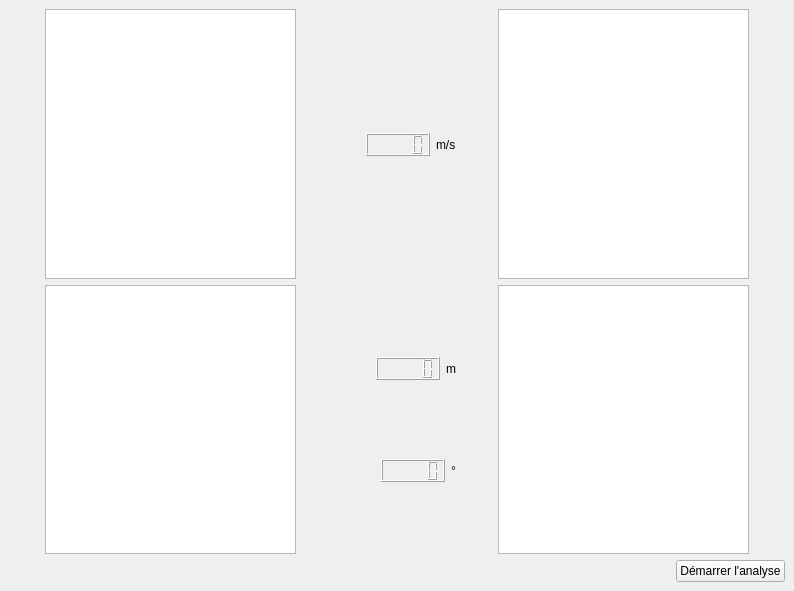
<?xml version="1.0" encoding="UTF-8"?>
<ui version="4.0">
 <class>MainWindow</class>
 <widget class="QMainWindow" name="MainWindow">
  <property name="geometry">
   <rect>
    <x>0</x>
    <y>0</y>
    <width>794</width>
    <height>591</height>
   </rect>
  </property>
  <property name="windowTitle">
   <string>MainWindow</string>
  </property>
  <widget class="QWidget" name="centralwidget">
   <layout class="QGridLayout" name="gridLayout_5">
    <item row="0" column="0">
     <layout class="QHBoxLayout" name="speedLayout">
      <item>
       <spacer name="horizontalSpacer_11">
        <property name="orientation">
         <enum>Qt::Horizontal</enum>
        </property>
        <property name="sizeHint" stdset="0">
         <size>
          <width>40</width>
          <height>20</height>
         </size>
        </property>
       </spacer>
      </item>
      <item>
       <widget class="QGraphicsView" name="speedGraph"/>
      </item>
      <item>
       <spacer name="horizontalSpacer_4">
        <property name="orientation">
         <enum>Qt::Horizontal</enum>
        </property>
        <property name="sizeHint" stdset="0">
         <size>
          <width>40</width>
          <height>20</height>
         </size>
        </property>
       </spacer>
      </item>
     </layout>
    </item>
    <item row="0" column="1">
     <layout class="QVBoxLayout" name="vSpeedLayout">
      <item>
       <spacer name="verticalSpacer_5">
        <property name="orientation">
         <enum>Qt::Vertical</enum>
        </property>
        <property name="sizeHint" stdset="0">
         <size>
          <width>20</width>
          <height>40</height>
         </size>
        </property>
       </spacer>
      </item>
      <item>
       <layout class="QHBoxLayout" name="hSpeedLayout">
        <item>
         <spacer name="horizontalSpacer_2">
          <property name="orientation">
           <enum>Qt::Horizontal</enum>
          </property>
          <property name="sizeHint" stdset="0">
           <size>
            <width>40</width>
            <height>20</height>
           </size>
          </property>
         </spacer>
        </item>
        <item>
         <widget class="QLCDNumber" name="speedLCD"/>
        </item>
        <item>
         <widget class="QLabel" name="speedLabel">
          <property name="text">
           <string>m/s</string>
          </property>
         </widget>
        </item>
       </layout>
      </item>
      <item>
       <spacer name="verticalSpacer_4">
        <property name="orientation">
         <enum>Qt::Vertical</enum>
        </property>
        <property name="sizeHint" stdset="0">
         <size>
          <width>20</width>
          <height>40</height>
         </size>
        </property>
       </spacer>
      </item>
     </layout>
    </item>
    <item row="0" column="2">
     <layout class="QHBoxLayout" name="mapLayout">
      <item>
       <spacer name="horizontalSpacer_3">
        <property name="orientation">
         <enum>Qt::Horizontal</enum>
        </property>
        <property name="sizeHint" stdset="0">
         <size>
          <width>40</width>
          <height>20</height>
         </size>
        </property>
       </spacer>
      </item>
      <item>
       <widget class="QGraphicsView" name="mapGraph"/>
      </item>
      <item>
       <spacer name="horizontalSpacer_12">
        <property name="orientation">
         <enum>Qt::Horizontal</enum>
        </property>
        <property name="sizeHint" stdset="0">
         <size>
          <width>40</width>
          <height>20</height>
         </size>
        </property>
       </spacer>
      </item>
     </layout>
    </item>
    <item row="1" column="0">
     <layout class="QHBoxLayout" name="heightLayout">
      <item>
       <spacer name="horizontalSpacer_9">
        <property name="orientation">
         <enum>Qt::Horizontal</enum>
        </property>
        <property name="sizeHint" stdset="0">
         <size>
          <width>40</width>
          <height>20</height>
         </size>
        </property>
       </spacer>
      </item>
      <item>
       <widget class="QGraphicsView" name="heightGraph"/>
      </item>
      <item>
       <spacer name="horizontalSpacer_6">
        <property name="orientation">
         <enum>Qt::Horizontal</enum>
        </property>
        <property name="sizeHint" stdset="0">
         <size>
          <width>40</width>
          <height>20</height>
         </size>
        </property>
       </spacer>
      </item>
     </layout>
    </item>
    <item row="1" column="1">
     <layout class="QGridLayout" name="instantSpeedAngleLay">
      <item row="1" column="0">
       <layout class="QHBoxLayout" name="instantHeightLay">
        <item>
         <spacer name="horizontalSpacer_7">
          <property name="orientation">
           <enum>Qt::Horizontal</enum>
          </property>
          <property name="sizeHint" stdset="0">
           <size>
            <width>40</width>
            <height>20</height>
           </size>
          </property>
         </spacer>
        </item>
        <item>
         <widget class="QLCDNumber" name="heightLCD"/>
        </item>
        <item>
         <widget class="QLabel" name="heightLabel">
          <property name="text">
           <string>m</string>
          </property>
         </widget>
        </item>
       </layout>
      </item>
      <item row="0" column="0">
       <spacer name="verticalSpacer">
        <property name="orientation">
         <enum>Qt::Vertical</enum>
        </property>
        <property name="sizeHint" stdset="0">
         <size>
          <width>20</width>
          <height>40</height>
         </size>
        </property>
       </spacer>
      </item>
      <item row="3" column="0">
       <layout class="QHBoxLayout" name="instantAngleLay">
        <item>
         <spacer name="horizontalSpacer_8">
          <property name="orientation">
           <enum>Qt::Horizontal</enum>
          </property>
          <property name="sizeHint" stdset="0">
           <size>
            <width>40</width>
            <height>20</height>
           </size>
          </property>
         </spacer>
        </item>
        <item>
         <widget class="QLCDNumber" name="angleLCD"/>
        </item>
        <item>
         <widget class="QLabel" name="angleLabel">
          <property name="text">
           <string>°</string>
          </property>
         </widget>
        </item>
       </layout>
      </item>
      <item row="2" column="0">
       <spacer name="verticalSpacer_2">
        <property name="orientation">
         <enum>Qt::Vertical</enum>
        </property>
        <property name="sizeHint" stdset="0">
         <size>
          <width>20</width>
          <height>40</height>
         </size>
        </property>
       </spacer>
      </item>
      <item row="4" column="0">
       <spacer name="verticalSpacer_3">
        <property name="orientation">
         <enum>Qt::Vertical</enum>
        </property>
        <property name="sizeHint" stdset="0">
         <size>
          <width>20</width>
          <height>40</height>
         </size>
        </property>
       </spacer>
      </item>
     </layout>
    </item>
    <item row="1" column="2">
     <layout class="QHBoxLayout" name="angleLayout">
      <item>
       <spacer name="horizontalSpacer_5">
        <property name="orientation">
         <enum>Qt::Horizontal</enum>
        </property>
        <property name="sizeHint" stdset="0">
         <size>
          <width>40</width>
          <height>20</height>
         </size>
        </property>
       </spacer>
      </item>
      <item>
       <widget class="QGraphicsView" name="angleGraph"/>
      </item>
      <item>
       <spacer name="horizontalSpacer_10">
        <property name="orientation">
         <enum>Qt::Horizontal</enum>
        </property>
        <property name="sizeHint" stdset="0">
         <size>
          <width>40</width>
          <height>20</height>
         </size>
        </property>
       </spacer>
      </item>
     </layout>
    </item>
    <item row="2" column="0" colspan="3">
     <layout class="QHBoxLayout" name="AnalysisLayout">
      <item>
       <spacer name="horizontalSpacer">
        <property name="orientation">
         <enum>Qt::Horizontal</enum>
        </property>
        <property name="sizeHint" stdset="0">
         <size>
          <width>40</width>
          <height>20</height>
         </size>
        </property>
       </spacer>
      </item>
      <item>
       <widget class="QPushButton" name="analyseButton">
        <property name="text">
         <string>Démarrer l'analyse</string>
        </property>
       </widget>
      </item>
     </layout>
    </item>
   </layout>
  </widget>
 </widget>
 <resources/>
 <connections/>
</ui>
